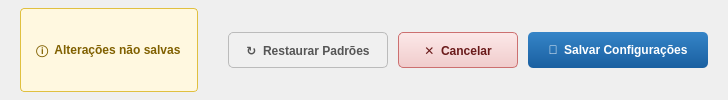
    <widget class="QFrame" name="frameRodape">
     <property name="styleSheet">
      <string notr="true">
       QFrame#frameRodape {
        background-color: #ffffff;
        border-top: 2px solid #a8c4d8;
       }
      </string>
     </property>
     <layout class="QHBoxLayout" name="rodapeHL">
      <property name="spacing">
       <number>10</number>
      </property>
      <property name="leftMargin">
       <number>20</number>
      </property>
      <property name="topMargin">
       <number>8</number>
      </property>
      <property name="rightMargin">
       <number>20</number>
      </property>
      <property name="bottomMargin">
       <number>8</number>
      </property>
      <item>
       <widget class="QLabel" name="lblAlteracoesPendentes">
        <property name="visible">
         <bool>false</bool>
        </property>
        <property name="styleSheet">
         <string notr="true">
          QLabel {
           background-color: #fff8e0;
           border: 1px solid #e0c040;
           border-radius: 4px;
           font-size: 12px;
           font-weight: bold;
           color: #806000;
           padding: 4px 12px;
          }
         </string>
        </property>
        <property name="text">
         <string>ⓘ  Alterações não salvas</string>
        </property>
       </widget>
      </item>
      <item>
       <spacer>
        <property name="orientation">
         <enum>Qt::Horizontal</enum>
        </property>
        <property name="sizeHint" stdset="0">
         <size>
          <width>20</width>
          <height>10</height>
         </size>
        </property>
       </spacer>
      </item>
      <item>
       <widget class="QPushButton" name="btnRestaurarPadroes">
        <property name="minimumSize">
         <size>
          <width>160</width>
          <height>36</height>
         </size>
        </property>
        <property name="styleSheet">
         <string notr="true">
          QPushButton{background-color:#f0f0f0;color:#555555;font-size:12px;font-weight:bold;border:1px solid #bbbbbb;border-radius:5px;padding:5px 14px;}
          QPushButton:hover{background-color:#e0e0e0;}
          QPushButton:pressed{background-color:#cccccc;}
         </string>
        </property>
        <property name="text">
         <string>↻  Restaurar Padrões</string>
        </property>
       </widget>
      </item>
      <item>
       <widget class="QPushButton" name="btnCancelar">
        <property name="minimumSize">
         <size>
          <width>120</width>
          <height>36</height>
         </size>
        </property>
        <property name="styleSheet">
         <string notr="true">
          QPushButton{background:qlineargradient(x1:0,y1:0,x2:0,y2:1,stop:0 #fce8e8,stop:1 #f0cccc);color:#6a1a1a;font-size:12px;font-weight:bold;border:1px solid #cc7070;border-radius:5px;padding:5px 14px;}
          QPushButton:hover{background:#f8d8d8;border-color:#aa4444;}
          QPushButton:pressed{background:#e8b8b8;}
         </string>
        </property>
        <property name="text">
         <string>✕  Cancelar</string>
        </property>
        <property name="shortcut">
         <string>Esc</string>
        </property>
       </widget>
      </item>
      <item>
       <widget class="QPushButton" name="btnSalvar">
        <property name="minimumSize">
         <size>
          <width>180</width>
          <height>36</height>
         </size>
        </property>
        <property name="styleSheet">
         <string notr="true">
          QPushButton{background:qlineargradient(x1:0,y1:0,x2:0,y2:1,stop:0 #3585c8,stop:1 #1a5fa0);color:white;font-size:12px;font-weight:bold;border:none;border-radius:5px;padding:5px 14px;}
          QPushButton:hover{background:#2a74b8;}
          QPushButton:pressed{background:#1a5fa0;}
         </string>
        </property>
        <property name="text">
         <string>💾  Salvar Configurações</string>
        </property>
        <property name="shortcut">
         <string>Return</string>
        </property>
       </widget>
      </item>
     </layout>
    </widget>
